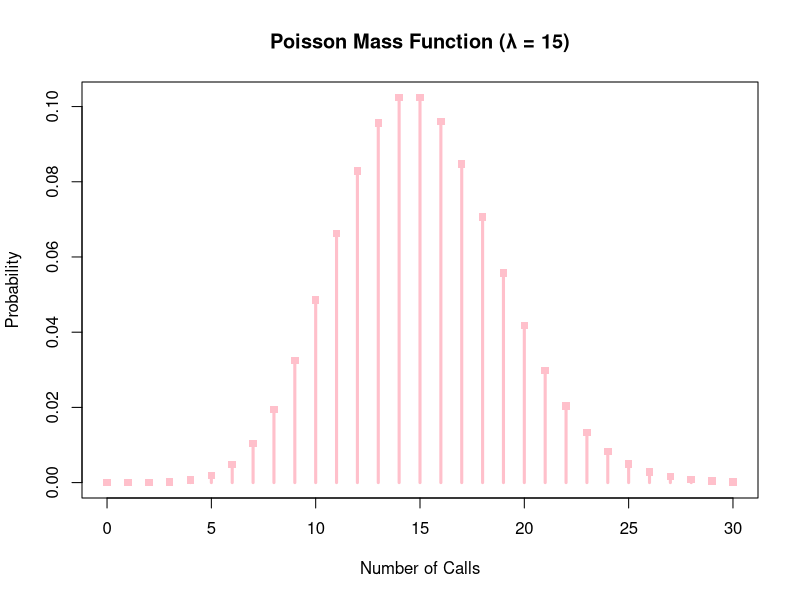
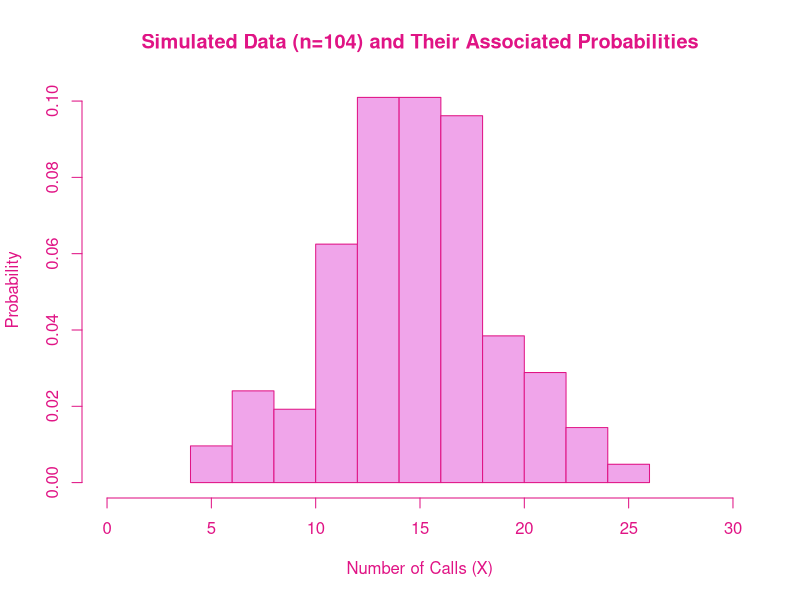

Source code (R) for these figures, in order:
## ---- chunk 1
knitr::opts_chunk$set(echo = TRUE)
## ---- chunk 2
#ppois() calculates the probability of a random variable that will be equal to or less than a number
#I am very bad at statistics and don't entirely understand the goal of this function (I am interpreting it as the probability that the number of calls will be greater than the K value I assign - here I start with 8)
lambda <- 15 #I can define lambda here and then continue to use it (alternatively after feedback I realize that I can just use 15 alternatively)
y <- ppois(8, lambda, lower.tail = FALSE) # I think I am saying FALSE here because that prevents my probability from being read as a log (but unsure totally)
y
## ---- chunk 3
# I am not sure if I should make custom value labels (i.e. "no calls") or just use X or a different variable (here I did y)?
y <- dpois(0, lambda, FALSE) #dpois is used to determine the probability that that event will occur based on the mean? (Probability Density Function)
y #i'm choosing to keep this defined as y in case i wanted to use it again
## ---- chunk 4
y <- dpois(3, lambda, FALSE) #Again I am using #dpois to determine the probability that a specific number of events will occur
y
## ---- chunk 5
x <- 0:30 #i could also replace x in the line below with just 0:30
plot(x, dpois(x, lambda), type = "h", lwd = 3, col = "pink",
     main = "Poisson Mass Function (λ = 15)", 
     xlab = "Number of Calls", ylab = "Probability") 

#lwd changes the line width
#main sets the title and x and y lab sets the axes labels

points(x, dpois(x, lambda), pch = 15, col = "pink") #different options for pch when making this plot (16 sets it to a filled in circle)
## ---- chunk 6
#Here is where I am generating random data with the n = 104, set.seed lets me reproduce my data when I run it again (I'm not sure about the 1234 i saw some variation between that and 123 in the textbook) 

set.seed(12345)
r <- rpois(n = 104, lambda = 15)
# I was really confused on this part because everything started to change every time I ran my code to double check that it was working. But I now understand that the point of this is to create some variation based on random data generated by R.
#set.seed then allows me to run the same randomly generated data without creating a new set every time
## ---- chunk 7
#Now making my histogram
hist(r, freq = FALSE, col.lab = "#e01485", col.main = "#e01485", 
     col = "#f0a5ea",
     border = "#e01485",  # sets border color to pink
     main = "Simulated Data (n=104) and Their Associated Probabilities",
     xlab = "Number of Calls (X)", xlim = c(0, 30),
     ylab = "Probability",
     axes = FALSE) #okay this removes the default black x and y axis lines with the tick marks
axis(1, col = "#e01485", col.axis = "#e01485")  # X-axis
axis(2, col = "#e01485", col.axis = "#e01485")  # Y-axis, i set color of axis here individually instead of including them above
